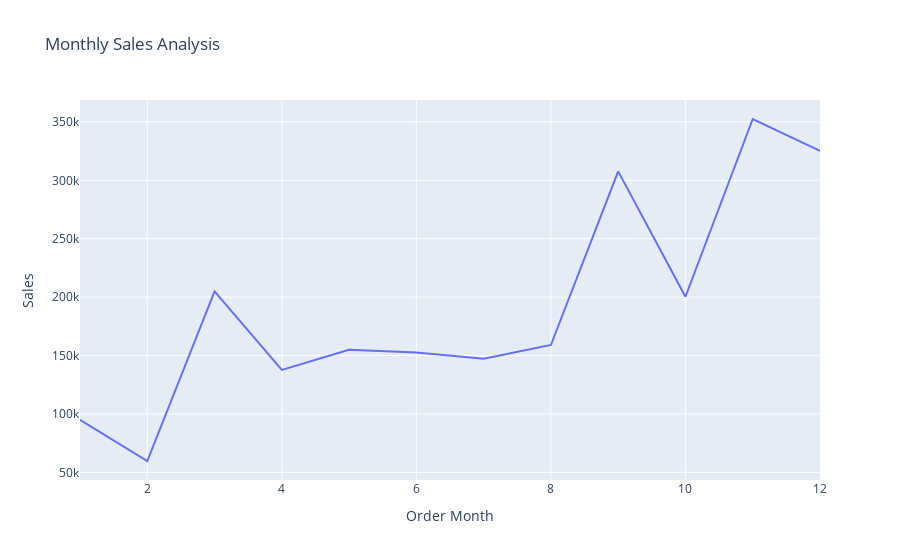

Notebook code for this chart:
### Markdown cell above
Monthly Sales  Analysis

### Code cell
sales_by_month=data.groupby(['Order Month'])['Sales'].sum().reset_index()

fig=px.line(sales_by_month,
            x='Order Month',
            y='Sales',
            title='Monthly Sales Analysis')

fig.show()

### Figure 1 — Plotly figure (JSON) as saved in the notebook; plotly's stock layout.template omitted (floating-point values rounded to 4 significant figures)
{"data": [{"hovertemplate": "Order Month=%{x}<br>Sales=%{y}<extra></extra>", "legendgroup": "", "line": {"color": "#636efa", "dash": "solid"}, "marker": {"symbol": "circle"}, "mode": "lines", "name": "", "orientation": "v", "showlegend": false, "type": "scatter", "x": [1, 2, 3, 4, 5, 6, 7, 8, 9, 10, 11, 12], "xaxis": "x", "y": [94920.0, 59750.0, 205000.0, 137800.0, 155000.0, 152700.0, 147200.0, 159000.0, 307600.0, 200300.0, 352500.0, 325300.0], "yaxis": "y"}], "layout": {"legend": {"tracegroupgap": 0}, "title": {"text": "Monthly Sales Analysis"}, "xaxis": {"anchor": "y", "domain": [0, 1], "title": {"text": "Order Month"}}, "yaxis": {"anchor": "x", "domain": [0, 1], "title": {"text": "Sales"}}}}
